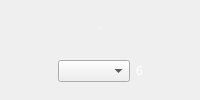
                      <widget class="QWidget" name="widget_p1_sensor_6" native="true">
                       <property name="sizePolicy">
                        <sizepolicy hsizetype="Preferred" vsizetype="Expanding">
                         <horstretch>0</horstretch>
                         <verstretch>0</verstretch>
                        </sizepolicy>
                       </property>
                       <property name="minimumSize">
                        <size>
                         <width>0</width>
                         <height>100</height>
                        </size>
                       </property>
                       <property name="maximumSize">
                        <size>
                         <width>16777215</width>
                         <height>16777215</height>
                        </size>
                       </property>
                       <property name="styleSheet">
                        <string notr="true">QWidget#widget_sensor1 {
    border-image: url(display_widget.png);
    background-repeat: no-repeat;
    background-position: center;
    background-size: cover;
}</string>
                       </property>
                       <layout class="QGridLayout" name="gridLayout_10" rowstretch="0">
                        <item row="0" column="0">
                         <layout class="QVBoxLayout" name="vlayout_p1_sensor_6" stretch="1,1">
                          <item>
                           <layout class="QHBoxLayout" name="horizontalLayout_19">
                            <item>
                             <spacer name="horizontalSpacer_33">
                              <property name="orientation">
                               <enum>Qt::Horizontal</enum>
                              </property>
                              <property name="sizeHint" stdset="0">
                               <size>
                                <width>40</width>
                                <height>20</height>
                               </size>
                              </property>
                             </spacer>
                            </item>
                            <item>
                             <widget class="QLabel" name="lbl_p1_sensor_name_6">
                              <property name="palette">
                               <palette>
                                <active>
                                 <colorrole role="WindowText">
                                  <brush brushstyle="SolidPattern">
                                   <color alpha="255">
                                    <red>255</red>
                                    <green>255</green>
                                    <blue>255</blue>
                                   </color>
                                  </brush>
                                 </colorrole>
                                </active>
                                <inactive>
                                 <colorrole role="WindowText">
                                  <brush brushstyle="SolidPattern">
                                   <color alpha="255">
                                    <red>255</red>
                                    <green>255</green>
                                    <blue>255</blue>
                                   </color>
                                  </brush>
                                 </colorrole>
                                </inactive>
                                <disabled>
                                 <colorrole role="WindowText">
                                  <brush brushstyle="SolidPattern">
                                   <color alpha="255">
                                    <red>120</red>
                                    <green>120</green>
                                    <blue>120</blue>
                                   </color>
                                  </brush>
                                 </colorrole>
                                </disabled>
                               </palette>
                              </property>
                              <property name="font">
                               <font>
                                <family>Arial</family>
                                <pointsize>-1</pointsize>
                               </font>
                              </property>
                              <property name="text">
                               <string>Sensor</string>
                              </property>
                              <property name="scaledContents">
                               <bool>true</bool>
                              </property>
                              <property name="alignment">
                               <set>Qt::AlignCenter</set>
                              </property>
                             </widget>
                            </item>
                            <item>
                             <spacer name="horizontalSpacer_34">
                              <property name="orientation">
                               <enum>Qt::Horizontal</enum>
                              </property>
                              <property name="sizeHint" stdset="0">
                               <size>
                                <width>40</width>
                                <height>20</height>
                               </size>
                              </property>
                             </spacer>
                            </item>
                           </layout>
                          </item>
                          <item>
                           <layout class="QHBoxLayout" name="horizontalLayout_20">
                            <item>
                             <spacer name="horizontalSpacer_35">
                              <property name="orientation">
                               <enum>Qt::Horizontal</enum>
                              </property>
                              <property name="sizeHint" stdset="0">
                               <size>
                                <width>40</width>
                                <height>20</height>
                               </size>
                              </property>
                             </spacer>
                            </item>
                            <item>
                             <widget class="QComboBox" name="combo_p1_sensor_selector_6"/>
                            </item>
                            <item>
                             <widget class="QLabel" name="lbl_p1_sensor_6">
                              <property name="palette">
                               <palette>
                                <active>
                                 <colorrole role="WindowText">
                                  <brush brushstyle="SolidPattern">
                                   <color alpha="255">
                                    <red>255</red>
                                    <green>255</green>
                                    <blue>255</blue>
                                   </color>
                                  </brush>
                                 </colorrole>
                                </active>
                                <inactive>
                                 <colorrole role="WindowText">
                                  <brush brushstyle="SolidPattern">
                                   <color alpha="255">
                                    <red>255</red>
                                    <green>255</green>
                                    <blue>255</blue>
                                   </color>
                                  </brush>
                                 </colorrole>
                                </inactive>
                                <disabled>
                                 <colorrole role="WindowText">
                                  <brush brushstyle="SolidPattern">
                                   <color alpha="255">
                                    <red>120</red>
                                    <green>120</green>
                                    <blue>120</blue>
                                   </color>
                                  </brush>
                                 </colorrole>
                                </disabled>
                               </palette>
                              </property>
                              <property name="text">
                               <string>6</string>
                              </property>
                              <property name="scaledContents">
                               <bool>true</bool>
                              </property>
                              <property name="alignment">
                               <set>Qt::AlignCenter</set>
                              </property>
                             </widget>
                            </item>
                            <item>
                             <spacer name="horizontalSpacer_36">
                              <property name="orientation">
                               <enum>Qt::Horizontal</enum>
                              </property>
                              <property name="sizeHint" stdset="0">
                               <size>
                                <width>40</width>
                                <height>20</height>
                               </size>
                              </property>
                             </spacer>
                            </item>
                           </layout>
                          </item>
                         </layout>
                        </item>
                       </layout>
                      </widget>
